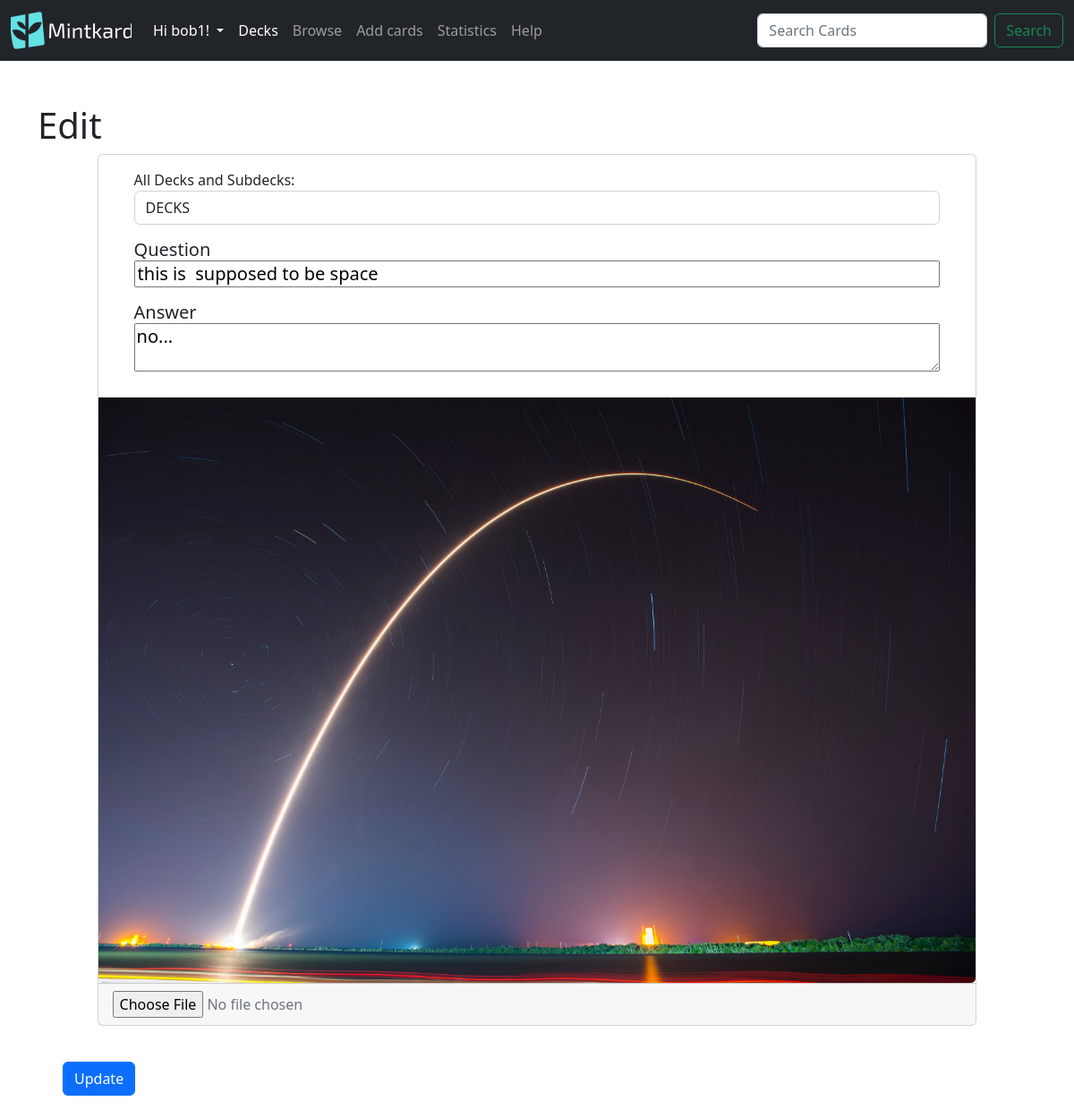
Page /decks/edit/2 (signed in) on the earlier database version.
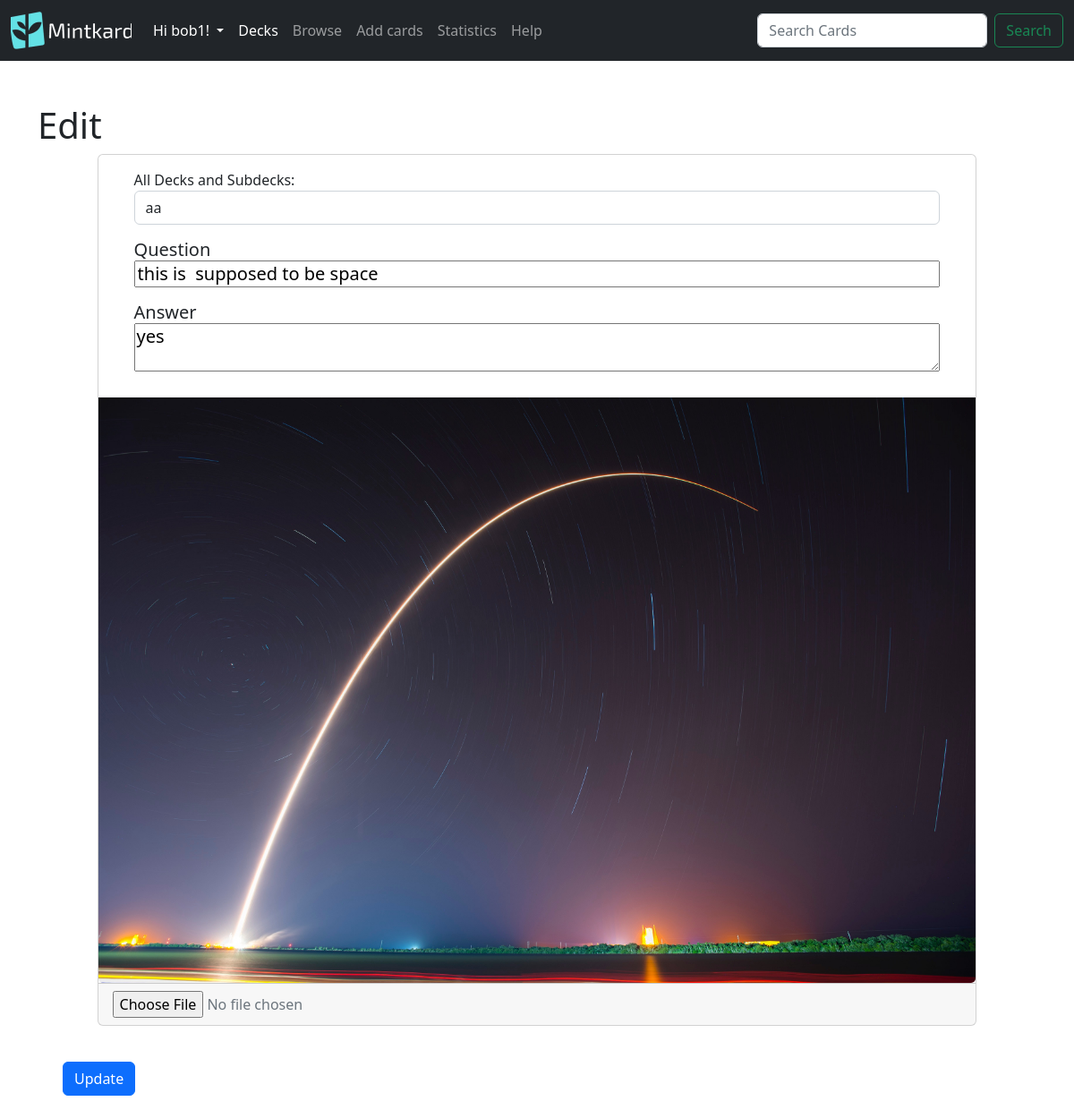
Same page on the later database version.
### mintkard/models.py (models this page shows, shortened)
class User(db.Model,UserMixin):
    id = db.Column(db.Integer,primary_key= True)
    username = db.Column(db.String(100), unique = True)
    email = db.Column(db.String(75),unique=True)
    password = db.Column(db.String(150))
    decks = db.relationship('Deck',backref = 'user_decks',lazy=True)#stores all the decks that the owner owns, in the parents class

class Deck(db.Model):
    id = db.Column(db.Integer, primary_key=True)
    name = db.Column(db.String(100),nullable=False)
    description = db.Column(db.String(100))
    date = db.Column(db.DateTime(timezone=True),default=func.now())
    image_hash = db.Column(db.String, nullable=True)#new
    parent_id = db.Column(db.Integer, db.ForeignKey('deck.id'))#This is the foreign key for the parent deck
    children_deck = db.relationship('Deck',backref=db.backref('parent', remote_side=[id]),primaryjoin='Deck.parent_id == Deck.id')#This is the relationship for the child deck, the backref is the parent deck, the primaryjoin is the foreign key for the child deck
    cards = db.relationship('Card',lazy= True,cascade='all, delete-orphan',backref='deck')#cascade will delete all the cards in the deck if its deleted
    user_id = db.Column(db.Integer, db.ForeignKey('user.id'))
    '''allows a string output'''
    def delete(self):
        pass

class Card(db.Model):
    id = db.Column(db.Integer, primary_key=True)#Primary key
    question = db.Column(db.String(200))
    answer = db.Column(db.String(400))
    last_study = db.Column(db.DateTime(timezone=True))
    is_new = db.Column(db.Boolean, default=True)
    interval = db.Column(db.Integer)
    easiness_factor = db.Column(db.Integer)
    quality = db.Column(db.Integer)
    image_hash = db.Column(db.String, nullable=True)#new
    deck_id = db.Column(db.Integer, db.ForeignKey('deck.id'))#One to many relationship with decks

### mintkard/decks.py (the view, shortened to what this page needs)
@login_required
@decks.route('/edit/<int:card_id>',methods=['GET','POST'])
def edit(card_id):
    if not user_owned_card(card_id):
        return redirect(url_for('decks.decks_route'),code=301)
    try:
        decks = [deck for deck in g.fmanager.user.decks if deck.parent_id == None]# used in the filter dropdown option
    except Exception as e:
        flash('Error locating decks: {}'.format(e),category='danger')
    try:
        current_card = Card.query.filter_by(id=card_id).first()
    except Exception as e:
        flash('Error : {}'.format(e),category='danger')
    if current_card is None:
        flash('Card id cannot be found',category='danger')
    current_card = Card.query.filter_by(id=card_id).first()
    return render_template("edit.html",card=current_card,decks=decks)

### mintkard/decks.py (called while the page is built)
@decks.before_request
@login_required
def before_request():
    try:
        g.fmanager = FlashcardManager(user=current_user.id, app=current_app)
        g.fmanagerstats = FlashcardManagerStats(user=current_user.id, app=current_app)
        g.fmanagerstats_public = FlashcardManagerPublicStats(user=None,app=current_app)#there is no user as it gets the apps average data
    except Exception as e:
        flash('Error inilizing flashcard manager: {}'.format(e))

def user_owned_card(card_id):
    result = db.session.execute("""
        SELECT deck.user_id
        FROM card card
        INNER JOIN deck deck ON card.deck_id = deck.id
        WHERE card.id = {}
    """.format(card_id))
    if result.fetchone()[0] == current_user.id:
        return True
    return False

### mintkard/templates/edit.html (shortened to what this page needs)
{% extends 'layout.html' %}
{% block body %}
<form method="POST" enctype="multipart/form-data">
  <h1 >Edit</h1>
  <div class="container-fluid">
    <div class="card mx-auto" style="width: 90%; height: 100%;">
      <div class="card-body mx-4">
        <div class="form-group">
          <label for="deck-filter">All Decks and Subdecks:</label>
          <select class="form-control" name="deck" required>
            {% set found_deck = decks | selectattr("id", "equalto", card.deck_id) | first %}
            {% if found_deck %}
              <option selected value="same">{{found_deck.name}}</option>
            {% else %}
              <option selected>{{card.deck_id}}</option>
            {% endif %}
          </select>
        </div>
        <h5 class="card-title my-3">
          <label for="card-question">Question</label>
          <input type="text" style="width: 100%" name="card-question" value="{{card.question}}">
        </h5>
        <h5>
        <label for="card-title">Answer</label>
          <p class="card-text">
          <textarea style="width: 100%" name="card-answer">{{card.answer}}</textarea>
          </p>
        </h5>
      </div>
      {% if card.image_hash %}
        <img src="/static/user_images/{{card.image_hash}}" class="card-img-bottom" alt="card image">
      {% endif %}
      <div class="card-footer text-muted">
        <input type="file" name="image" accept="image/*">
      </div>
    </div>
    <br>
    <input class="btn btn-primary m-3" value="Update" type="submit" ></input>
  </div>
  </form>
{% endblock %}

### mintkard/templates/layout.html (shortened to what this page needs)
<!DOCTYPE html>
<html lang="en">
<head>
    <link rel="stylesheet" href="https://cdnjs.cloudflare.com/ajax/libs/font-awesome/4.7.0/css/font-awesome.min.css">
</head>
<link href="https://cdn.jsdelivr.net/npm/bootstrap@5.2.3/dist/css/bootstrap.min.css" rel="stylesheet"
>
<body>
    <nav class="navbar navbar-expand-lg navbar-dark bg-dark">
        <div class="container-fluid">
            <a class="navbar-brand" href="/home"><img src="/static/logo.png" alt="Mintkard" width="135" height="42"></a>
            <div class="collapse navbar-collapse" id="navbarSupportedContent">
                <ul class="navbar-nav me-auto mb-2 mb-lg-0">
                    {% if current_user.is_authenticated %}
                    <li class="nav-item dropdown">
                        <a class="nav-link dropdown-toggle" href="#" id="navbarDropdown" role="button" data-bs-toggle="dropdown" aria-expanded="false" style="color:white">
                            Hi {{ current_user.username }}!
                        </a>
                    </li>
                    <li class="nav-item">
                        <a class="nav-link active" aria-current="page" href="/decks/">Decks</a>
                    </li>
                    <li class="nav-item">
                        <a class="nav-link" href="/decks/browse">Browse</a>
                    </li>
                    <li class="nav-item">
                        <a class="nav-link" href="/decks/create">Add cards</a>
                    </li>
                    <li class="nav-item">
                        <a class="nav-link" href="/decks/stats">Statistics</a>
                    </li>
                    <li class="nav-item">
                        <a class="nav-link" href="/decks/help">Help</a>
                    </li>
                    {% endif %}
                </ul>
                <form  action ="{{url_for('decks.browse')}}" class="d-flex">
                    <input class="form-control me-2" name ="search" type="search" placeholder="Search Cards" aria-label="Search">
                    <button class="btn btn-outline-success" type="submit">Search</button>
                </form>
            </div>
        </div>
    </nav>
    <div class="container mt-5">
    {% block body %}{% endblock %}
    </div>
</body>
</html>

Differences in the rows shown:
changed Deck: deck "DECKS" → "aa"
changed Card "this is supposed to be space": card-answer "no..." → "yes"
